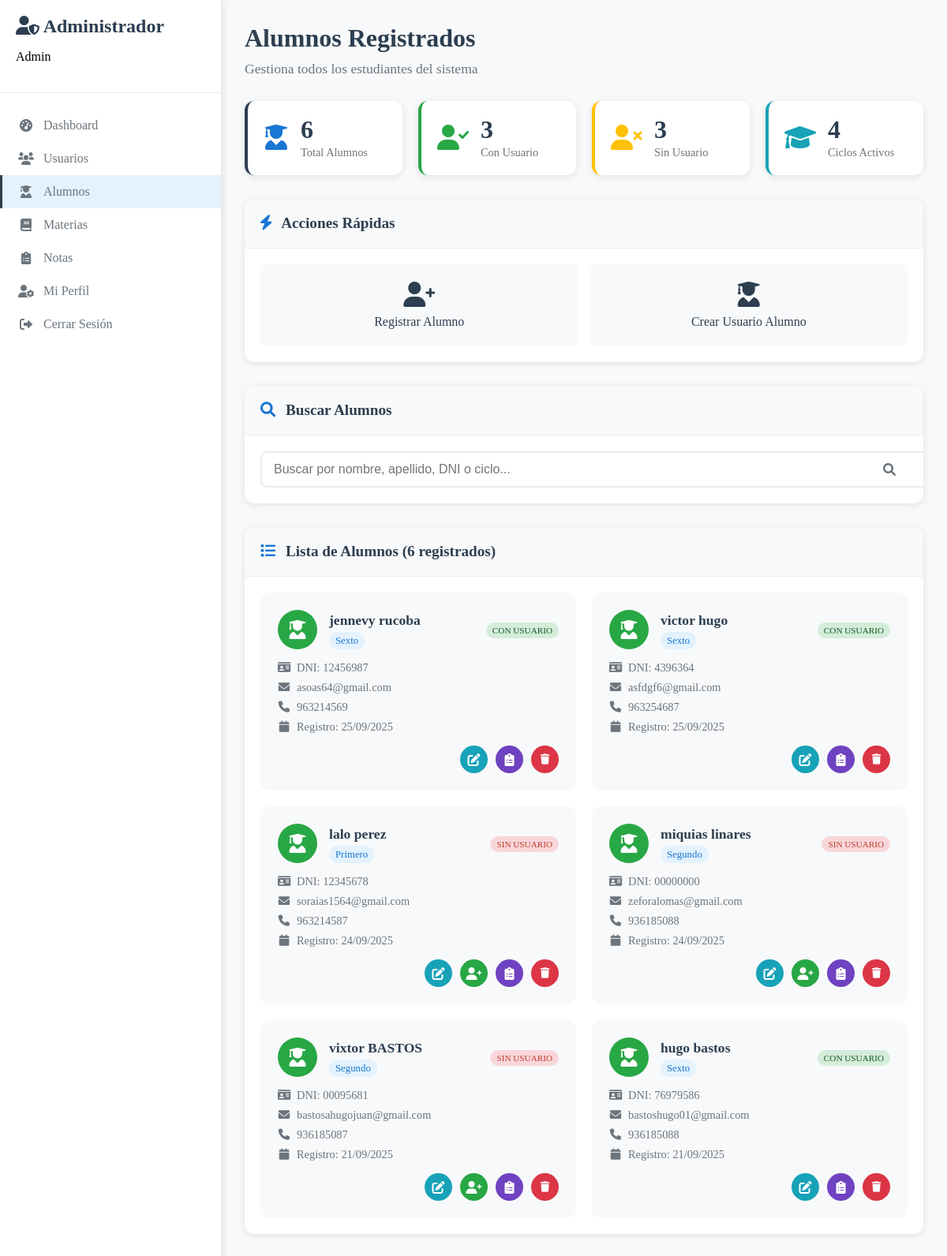
Before: /admin/ver_alumnos (signed in) with the older database file.
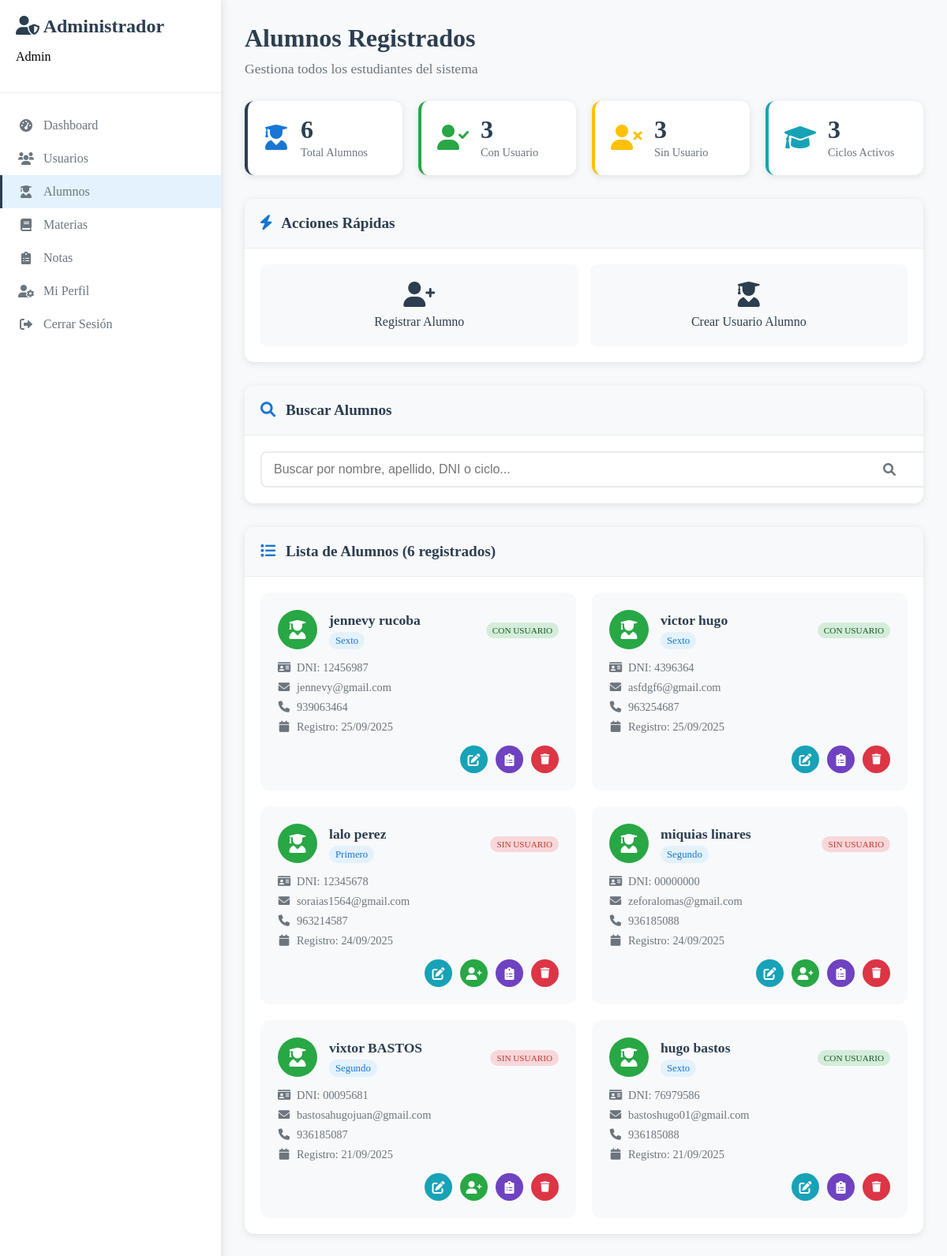
After: the same page with the newer database file.
### app.py (models this page shows)
class Alumno(db.Model):
    id = db.Column(db.Integer, primary_key=True)
    dni = db.Column(db.String(20), unique=True, nullable=False)
    nombre = db.Column(db.String(100), nullable=False)
    apellido = db.Column(db.String(100), nullable=False)
    email = db.Column(db.String(120))
    telefono = db.Column(db.String(20))
    fecha_nacimiento = db.Column(db.Date)
    ciclo = db.Column(db.String(20), nullable=False)  # primero, segundo, tercero, cuarto, quinto, sexto
    fecha_registro = db.Column(db.DateTime, default=datetime.utcnow)
    usuario_id = db.Column(db.Integer, db.ForeignKey('usuario.id'), nullable=True)  # Relación con Usuario
    usuario = db.relationship('Usuario', backref=db.backref('alumno', uselist=False))

### app.py (the view)
@app.route('/admin/ver_alumnos')
def admin_ver_alumnos():
    if not session.get('user_id') or session.get('tipo') != 'admin':
        return redirect(url_for('login'))
    alumnos = Alumno.query.order_by(Alumno.fecha_registro.desc()).all()
    for alumno in alumnos:
        if alumno.fecha_registro:
            alumno.fecha_registro_formatted = alumno.fecha_registro.strftime('%d/%m/%Y')
        else:
            alumno.fecha_registro_formatted = 'N/A'
    total_alumnos = len(alumnos)
    alumnos_con_usuario = len([a for a in alumnos if a.usuario_id])
    alumnos_sin_usuario = total_alumnos - alumnos_con_usuario
    ciclos_activos = len(set([a.ciclo for a in alumnos if a.ciclo]))
    return render_template('admin/ver_alumnos_moderno.html',
                         alumnos=alumnos,
                         total_alumnos=total_alumnos,
                         alumnos_con_usuario=alumnos_con_usuario,
                         alumnos_sin_usuario=alumnos_sin_usuario,
                         ciclos_activos=ciclos_activos)

### app.py (called while the page is built)
@app.context_processor
def inject_flash_cleanup():
    return {
        'clear_flash_messages': clear_flash_messages,
        'convertir_ciclo_a_texto': convertir_ciclo_a_texto
    }

### templates/admin/ver_alumnos_moderno.html (shortened to what the changed rows need)
<!DOCTYPE html>
<html lang="es">
<head>
    <link href="https://cdnjs.cloudflare.com/ajax/libs/font-awesome/6.0.0/css/all.min.css" rel="stylesheet">
</head>
<body>
<div class="admin-dashboard">
    <div class="sidebar">
        <div class="sidebar-header">
            <h2><i class="fas fa-user-shield"></i> Administrador</h2>
        </div>
    </div>
    <div class="main-content">
        <div class="content-header">
            <h1>Alumnos Registrados</h1>
        </div>
        <div class="stats-grid">
            <div class="stat-card info">
                <div class="stat-content">
                    <div class="stat-number">{{ ciclos_activos }}</div>
                    <div class="stat-label">Ciclos Activos</div>
                </div>
            </div>
        </div>
        <div class="alumnos-card">
            <div class="card-body">
                {% if alumnos %}
                <div class="alumnos-grid">
                    {% for alumno in alumnos %}
                    <div class="alumno-card" data-nombre="{{ (alumno.nombre + ' ' + alumno.apellido)|lower }}" data-dni="{{ alumno.dni|lower }}" data-ciclo="{{ alumno.ciclo|lower }}">
                        <div class="alumno-header">
                            <div class="alumno-avatar">
                                <i class="fas fa-user-graduate"></i>
                            </div>
                            <div class="alumno-info">
                                <h4>{{ alumno.nombre }} {{ alumno.apellido }}</h4>
                                <span class="alumno-ciclo">{{ alumno.ciclo|title }}</span>
                            </div>
                            <div class="alumno-status">
                                {% if alumno.usuario_id %}
                                    <span class="status-badge active">Con Usuario</span>
                                {% else %}
                                    <span class="status-badge inactive">Sin Usuario</span>
                                {% endif %}
                            </div>
                        </div>
                        <div class="alumno-details">
                            <div class="detail-item">
                                <i class="fas fa-id-card"></i>
                                <span>DNI: {{ alumno.dni }}</span>
                            </div>
                            <div class="detail-item">
                                <i class="fas fa-envelope"></i>
                                <span>{{ alumno.email or 'Sin email' }}</span>
                            </div>
                            <div class="detail-item">
                                <i class="fas fa-phone"></i>
                                <span>{{ alumno.telefono or 'Sin teléfono' }}</span>
                            </div>
                            <div class="detail-item">
                                <i class="fas fa-calendar"></i>
                                <span>Registro: {{ alumno.fecha_registro_formatted }}</span>
                            </div>
                        </div>
                        <div class="alumno-actions">
                            <a href="{{ url_for('editar_alumno', alumno_id=alumno.id) }}" class="btn-action edit">
                                <i class="fas fa-edit"></i>
                            </a>
                            <a href="{{ url_for('admin_ver_notas_alumno', alumno_id=alumno.id) }}" class="btn-action notes">
                                <i class="fas fa-clipboard-list"></i>
                            </a>
                            <button onclick="eliminarAlumno({{ alumno.id }}, '{{ alumno.nombre }} {{ alumno.apellido }}')" class="btn-action delete">
                                <i class="fas fa-trash"></i>
                            </button>
                        </div>
                    </div>
                    {% endfor %}
                </div>
                {% endif %}
            </div>
        </div>
    </div>
</div>
</body>
</html>

Changed rows visible on the page:
changed Alumno "jennevy": email "asoas64@gmail.com" → "jennevy@gmail.com"; telefono "963214569" → "939063464"
Other visible differences:
{{ ciclos_activos }}: "4" → "3"
